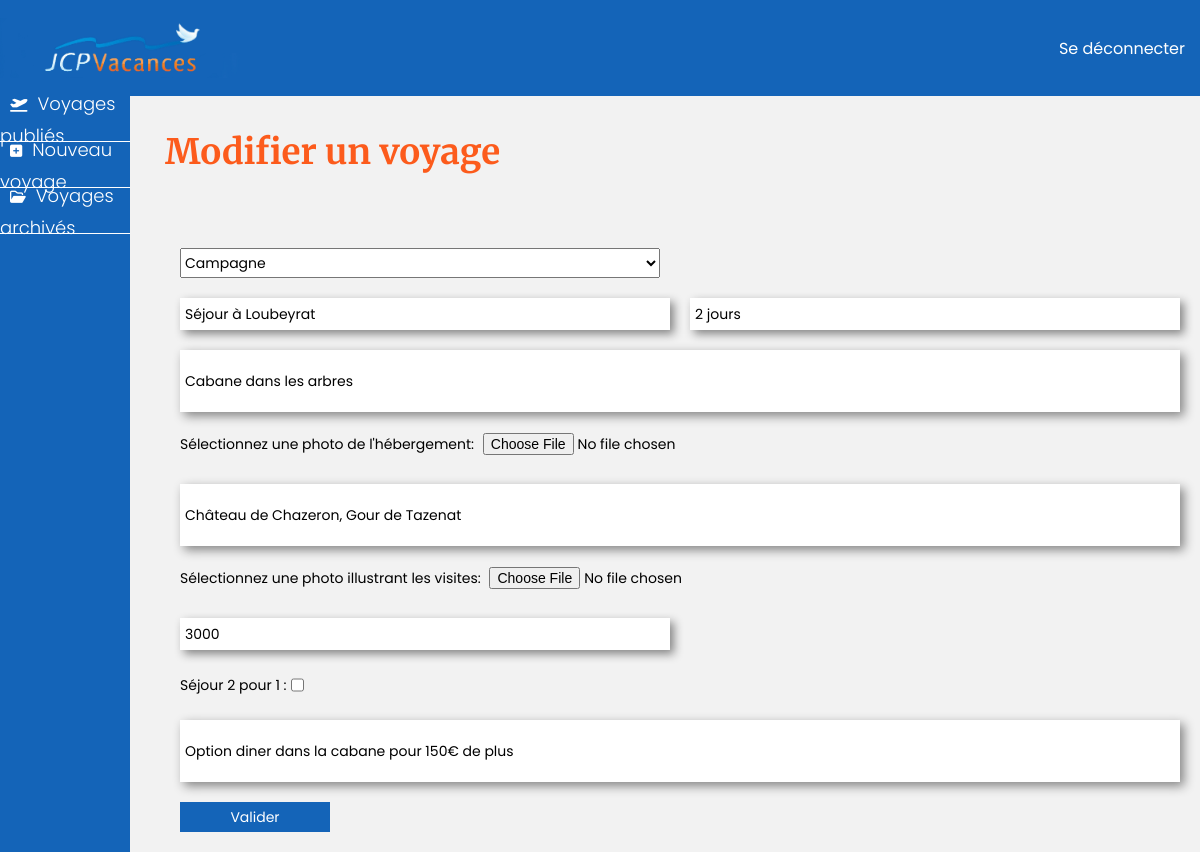
/form.php?id=34 (signed in), run on the app's committed database.
### tables this page shows
CREATE TABLE IF NOT EXISTS `travels` (
  `travel_id` int NOT NULL AUTO_INCREMENT,
  `pack_id` int NOT NULL,
  `category_id` int NOT NULL,
  `title` varchar(300) NOT NULL,
  `duration` varchar(300) NOT NULL,
  `price` double NOT NULL,
  `price-infos` varchar(1000) NOT NULL,
  `bnb-infos` varchar(1000) NOT NULL,
  `bnb-photo-url` varchar(300) NOT NULL,
  `visits-infos` varchar(1000) NOT NULL,
  `visits-photo-url` varchar(300) NOT NULL,
  PRIMARY KEY (`travel_id`)
);

### classes/travel.php (called while the page is built, shortened)
<?php
    class Travel {
        public function getAllTravelsById($travelId){
            include_once "db.php";
            $db = new Db();
            $db->login();
            $request = $db->connexion->query("
            SELECT * FROM `travels` WHERE `travel_id` = $travelId
            ");
            $datas=$request->fetch();
            return $datas;
        }
    }
?>

### classes/db.php (called while the page is built, shortened)
<?php
class Db{
    private $serverName;
    private $userName;
    private $password;
    private $databaseName;
    function __construct(){
        $this->serverName="localhost";
        $this->userName="root";
        $this->password="";
        $this->databaseName="jcpvacances";
    }
    function login(){
        try{
            $this->connexion = new PDO("mysql:host=$this->serverName;dbname=$this->databaseName", $this->userName, $this->password);
        }
        catch(PDOException $e){
        echo "Erreur : " . $e->getMessage() . "<br>";
        }
    }
}
?>

### form.php (the view, shortened to what this page needs)
<!DOCTYPE html>
<html lang="fr">
<head>
    <link rel="stylesheet" href="style/style.css">
    <link rel="stylesheet" href="style/formstyle.css">
</head>
<body>
    <header>
        <img src="images/logo_png.png" alt="" class="light_logo">
        <a href="actions/logout.php" class="logout">Se déconnecter</a>
    </header>
    <main>
        <nav>
            <div class="nav_link">
                <a href="dashboard.php"><i class="fa-solid fa-plane-departure"></i>Voyages publiés</a>
            </div>
            <div class="nav_link">
                <a href="form.php"><i class="fa-solid fa-square-plus"></i>Nouveau voyage</a>
            </div>
            <div class="nav_link">
                <a href="#"><i class="fa-regular fa-folder-open"></i>Voyages archivés</a>
            </div>
        </nav>
        <section>
        <?php
            if (isset($_GET['id'])){
                $travel_id = $_GET['id'];
                echo "<h1>Modifier un voyage</h1>";
                include_once "classes/travel.php";
                $travel = new Travel;
                $travelById = $travel->getAllTravelsById($travel_id);
            } else {
                echo "<h1>Nouveau voyage</h1>";
            }
        ?>
        <form action="actions/add_and_update.php" method="POST" enctype="multipart/form-data">
            <div class="form_line">
                <select name="category" class="little_input" id="">
                    <option value="3" <?php echo(isset($travelById['category_id'])&&$travelById['category_id']==3)? "selected": '';?>>Campagne</option>
                </select>
            </div>
            <div class="form_line">
                <input type="text" name="travel_name" class="little_input" placeholder="Nom du voyage" value="<?php echo (isset($travelById['title']))? $travelById['title']: '';?>">
                <input type="text" name="travel_duration" class="little_input" placeholder="Durée du voyage" value="<?php echo (isset($travelById['duration']))? $travelById['duration']: '';?>">
            </div>
            <div class="form_line">
                <input type="text" name="bnb_infos" class="big_input" placeholder="Informations sur l'hébergement" value="<?php echo (isset($travelById['bnb-infos']))? $travelById['bnb-infos']: '';?>">
            </div>
            <div class="form_line">
                <div>
                    <label for="bnb_photo">Sélectionnez une photo de l'hébergement:</label>
                    <input type="file" id="bnb_photo" name="bnb_photo" accept="image/png, image/jpeg" files="<?php echo (isset($travelById['bnb-photo-url']))? $travelById['bnb-photo-url']: '';?>">
                </div>
            </div>
            <div class="form_line">
                <input type="text" class="big_input" name="visits_infos" placeholder="Quelques idées découvertes" value="<?php echo (isset($travelById['visits-infos']))? $travelById['visits-infos']: '';?>">
            </div>
            <div class="form_line">
                <div>
                    <label for="visits_photo">Sélectionnez une photo illustrant les visites:</label>
                    <input type="file" id="visits_photo" name="visits_photo" accept="image/png, image/jpeg" files="<?php echo (isset($travelById['visits-photo-url']))? $travelById['visits-photo-url']: '';?>">
                </div>
            </div>
            <div class="form_line">
                <input type="text" class="little_input" name="price" placeholder="Tarif" value="<?php echo (isset($travelById['price']))? $travelById['price']: '';?>">
            </div>
            <div class="form_line">
                <div class="little_input">
                    <label for="pack">Séjour 2 pour 1 :</label>
                    <input type="checkbox" name="pack" id="pack" <?php echo(isset($travelById['pack_id'])&&$travelById['pack_id']==2)? "checked": '';?>>
                </div>
            </div>
            <div class="form_line">
                <input type="text" name="price_infos" class="big_input" placeholder="Informations sur les tarifs et options" value="<?php echo (isset($travelById['price-infos']))? $travelById['price-infos']: '';?>">
            </div>
            <div class="form_line">
                <input type="submit" value="Valider" class="submit_button">
            </div>
        </form>
</body>
</html>

### style/style.css (style rules this page uses)
* { font-size: 14px; font-family: "Poppins", sans-serif; }
body { margin: 0; padding: 0; background-color: #F2F2F2; }
header { height : 12vh; background-color: #1464B8; display: flex; justify-content: space-between; align-items: center; }
.light_logo { width: 20vw; height: auto; }
.logout { font-size: 16px; padding-right: 15px; border: none; color: white; background-color: transparent; cursor: pointer; text-decoration: none; }
main { display: flex; flex-direction: row; }
nav { display: flex; flex-direction: column; align-items: center; width: 20vw; min-height: 88vh; background-color: #1464B8; }
.nav_link { border-bottom: 1px solid white; height: 45px; width: 100%; display: flex; justify-content: center; align-items: center; }
nav a { text-decoration: none; color: white; font-size: 18px; font-weight: 300; }
nav i { color: white; padding: 10px; }
section { padding-left: 30px; }
h1 { font-family: "Merriweather", serif; font-size: 35px; color :#FC5B1C; padding: 5px; }
input { border: none; min-height: 30px; padding: 1px 5px; }
.submit_button { background-color: #1464B8; cursor: pointer; border: none; height: 30px; width: 150px; color: white; }

### style/formstyle.css (style rules this page uses)
form { padding: 20px; }
input[type="text"] { box-shadow: 4px 4px 10px #848484; }
.form_line { width: 1000px; padding-top: 20px; display: flex; flex-direction: row; justify-content: space-between; align-items: center; }
.little_input { width: 480px; height: 30px; display: flex; flex-direction: row; align-items: center; }
.big_input { width: 1000px; height: 60px; }

### data on the page
travels: category "Campagne", travel_name "Séjour à Loubeyrat", travel_duration "2 jours", bnb_infos "Cabane dans les arbres", visits_infos "Château de Chazeron, Gour de Tazenat", price "3000", price_infos "Option diner dans la cabane pour 150€ de plus"
